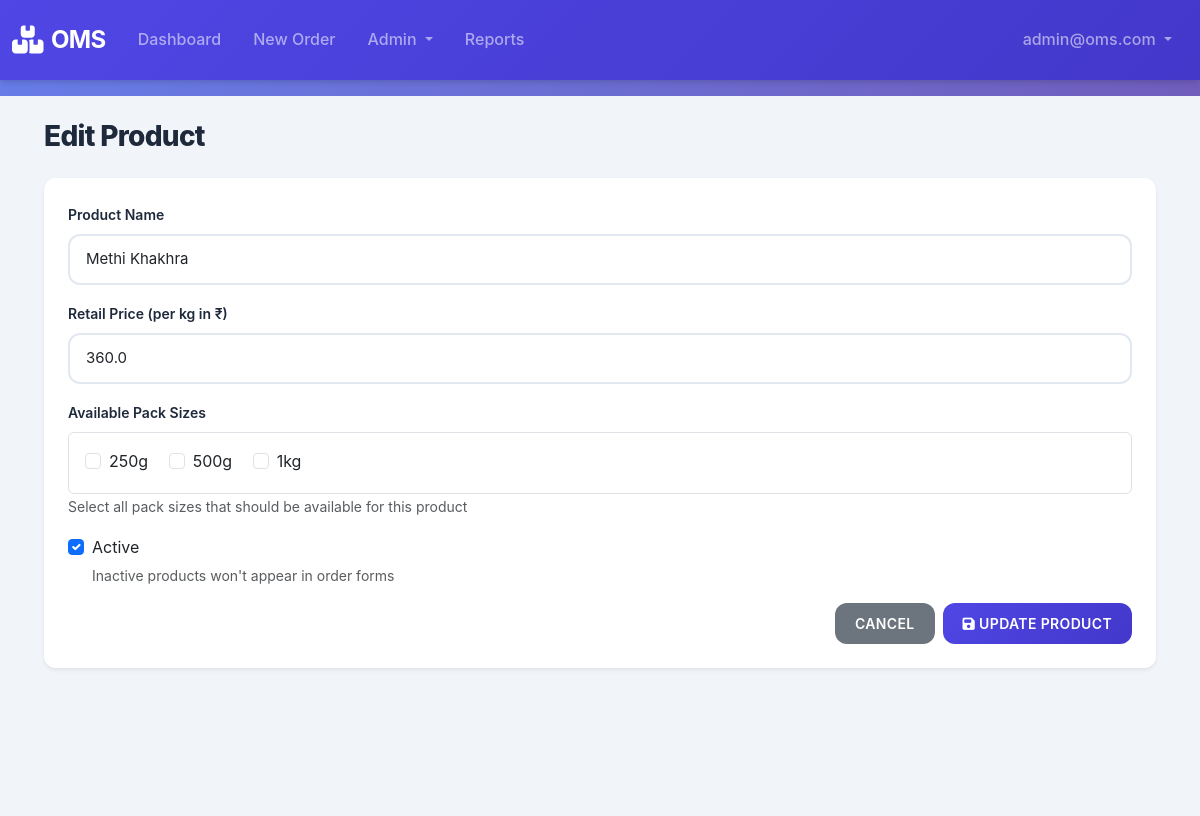
/product/4/edit (signed in), run on the app's committed database.
### models.py (models this page shows, shortened)
class User(UserMixin, db.Model):
    __tablename__ = 'users'
    id = db.Column(db.Integer, primary_key=True)
    email = db.Column(db.String(120), unique=True, nullable=False, index=True)
    password_hash = db.Column(db.String(256), nullable=False)
    role = db.Column(db.Enum('admin', 'order_taker'), nullable=False, default='order_taker')
    created_at = db.Column(db.DateTime, default=datetime.utcnow)
    orders_created = db.relationship('Order', backref='creator', lazy='dynamic')

class Product(db.Model):
    __tablename__ = 'products'
    id = db.Column(db.Integer, primary_key=True)
    name = db.Column(db.String(200), nullable=False, index=True)
    retail_price = db.Column(db.Float, nullable=False)
    pack_sizes = db.Column(db.Text, nullable=False)  # JSON string storing available sizes
    is_active = db.Column(db.Boolean, default=True)
    def get_pack_sizes(self):
        if self.pack_sizes:
            return json.loads(self.pack_sizes)
        return []

### app.py (the view, shortened to what this page needs)
    @app.route('/product/<int:product_id>/edit', methods=['GET', 'POST'])
    @login_required
    @role_required('admin')
    def edit_product(product_id):
        product = Product.query.get_or_404(product_id)
        return render_template('product_form.html', product=product)

### templates/product_form.html (shortened to what this page needs)
{% extends "base.html" %}
{% block content %}
<div class="container">
    <h1 class="h3 mb-4">{{ 'Edit' if product else 'Add' }} Product</h1>
    <div class="card shadow-sm">
        <div class="card-body">
            <form method="POST">
                <div class="mb-3">
                    <label for="name" class="form-label">Product Name</label>
                    <input type="text" class="form-control" id="name" name="name"
                           value="{{ product.name if product else '' }}" required>
                </div>
                <div class="mb-3">
                    <label for="retail_price" class="form-label">Retail Price (per kg in ₹)</label>
                    <input type="number" class="form-control" id="retail_price" name="retail_price"
                           value="{{ product.retail_price if product else '' }}" step="0.01" min="0" required>
                </div>
                <div class="mb-3">
                    <label class="form-label">Available Pack Sizes</label>
                    <div class="border rounded p-3">
                        <div class="form-check form-check-inline">
                            <input class="form-check-input" type="checkbox" name="pack_sizes" value="0.25" id="size_250"
                                   {% if product and 0.25 in product.get_pack_sizes() %}checked{% endif %}>
                            <label class="form-check-label" for="size_250">250g</label>
                        </div>
                        <div class="form-check form-check-inline">
                            <input class="form-check-input" type="checkbox" name="pack_sizes" value="0.5" id="size_500"
                                   {% if product and 0.5 in product.get_pack_sizes() %}checked{% endif %}>
                            <label class="form-check-label" for="size_500">500g</label>
                        </div>
                        <div class="form-check form-check-inline">
                            <input class="form-check-input" type="checkbox" name="pack_sizes" value="1.0" id="size_1kg"
                                   {% if product and 1.0 in product.get_pack_sizes() %}checked{% endif %}>
                            <label class="form-check-label" for="size_1kg">1kg</label>
                        </div>
                    </div>
                    <small class="text-muted">Select all pack sizes that should be available for this product</small>
                </div>
                {% if product %}
                <div class="mb-3 form-check">
                    <input type="checkbox" class="form-check-input" id="is_active" name="is_active"
                           {% if product.is_active %}checked{% endif %}>
                    <label class="form-check-label" for="is_active">Active</label>
                    <small class="form-text text-muted d-block">Inactive products won't appear in order forms</small>
                </div>
                {% endif %}
                <div class="d-grid gap-2 d-md-flex justify-content-md-end">
                    <a href="{{ url_for('manage_products') }}" class="btn btn-secondary">Cancel</a>
                    <button type="submit" class="btn btn-primary">
                        <i class="fas fa-save"></i> {{ 'Update' if product else 'Create' }} Product
                    </button>
                </div>
            </form>
        </div>
    </div>
</div>
{% endblock %}

### templates/base.html (shortened to what this page needs)
<!DOCTYPE html>
<html lang="en">
<head>
    <link href="https://cdn.jsdelivr.net/npm/bootstrap@5.3.0/dist/css/bootstrap.min.css" rel="stylesheet">
    <link rel="stylesheet" href="https://cdnjs.cloudflare.com/ajax/libs/font-awesome/6.4.0/css/all.min.css">
    <link rel="stylesheet" href="{{ url_for('static', filename='css/style.css') }}">
</head>
<body class="bg-light">
    {% if current_user.is_authenticated %}
    <nav class="navbar navbar-expand-lg navbar-dark bg-primary">
        <div class="container-fluid">
            <a class="navbar-brand" href="{{ url_for('dashboard') }}">
                <i class="fas fa-boxes"></i> OMS
            </a>
            <div class="collapse navbar-collapse" id="navbarNav">
                <ul class="navbar-nav me-auto">
                    <li class="nav-item">
                        <a class="nav-link" href="{{ url_for('dashboard') }}">Dashboard</a>
                    </li>
                    <li class="nav-item">
                        <a class="nav-link" href="{{ url_for('create_order') }}">New Order</a>
                    </li>
                    {% if current_user.role == 'admin' %}
                    <li class="nav-item dropdown">
                        <a class="nav-link dropdown-toggle" href="#" id="adminDropdown" role="button" data-bs-toggle="dropdown">
                            Admin
                        </a>
                    </li>
                    {% endif %}
                    <li class="nav-item">
                        <a class="nav-link" href="{{ url_for('reports') }}">Reports</a>
                    </li>
                </ul>
                <ul class="navbar-nav">
                    <li class="nav-item dropdown">
                        <a class="nav-link dropdown-toggle" href="#" id="userDropdown" role="button" data-bs-toggle="dropdown">
                            {{ current_user.email }}
                        </a>
                    </li>
                </ul>
            </div>
        </div>
    </nav>
    {% endif %}
    <main class="{% if current_user.is_authenticated %}container-fluid py-4{% endif %}">
        {% block content %}{% endblock %}
    </main>
</body>
</html>

### static/css/style.css (style rules this page uses)
:root { --primary-color: #4f46e5; --primary-dark: #4338ca; --secondary-color: #64748b; --success-color: #10b981; --warning-color: #f59e0b; --danger-color: #ef4444; --light-bg: #f1f5f9; --card-bg: #ffffff; --text-primary: #1e293b; --text-secondary: #64748b; --border-color: #e2e8f0; --shadow-sm: 0 1px 2px 0 rgba(0, 0, 0, 0.05); --shadow-md: 0 4px 6px -1px rgba(0, 0, 0, 0.1), 0 2px 4px -1px rgba(0, 0, 0, 0.06); --shadow-lg: 0 10px 15px -3px rgba(0, 0, 0, 0.1), 0 4px 6px -2px rgba(0, 0, 0, 0.05); --radius: 0.75rem; }
* { box-sizing: border-box; }
body { font-family: 'Inter', -apple-system, BlinkMacSystemFont, 'Segoe UI', Roboto, sans-serif; background: linear-gradient(135deg, #667eea 0%, #764ba2 100%); background-attachment: fixed; color: var(--text-primary); line-height: 1.6; }
.navbar { background: linear-gradient(135deg, var(--primary-color) 0%, var(--primary-dark) 100%) !important; box-shadow: var(--shadow-md); padding: 1rem 0; backdrop-filter: blur(10px); }
.navbar-brand { font-weight: 700; font-size: 1.5rem; letter-spacing: -0.025em; display: flex; align-items: center; gap: 0.5rem; }
.navbar-brand i { font-size: 1.75rem; }
.nav-link { font-weight: 500; padding: 0.5rem 1rem !important; border-radius: var(--radius); transition: all 0.2s ease; }
main.container-fluid { background-color: var(--light-bg); min-height: calc(100vh - 80px); padding: 2rem; }
.card { border: none; border-radius: var(--radius); box-shadow: var(--shadow-md); background: var(--card-bg); transition: all 0.3s ease; overflow: hidden; }
.card-body { padding: 1.5rem; }
.btn { border-radius: var(--radius); font-weight: 600; padding: 0.625rem 1.25rem; transition: all 0.2s ease; border: none; text-transform: uppercase; font-size: 0.875rem; letter-spacing: 0.025em; }
.btn-primary { background: linear-gradient(135deg, var(--primary-color) 0%, var(--primary-dark) 100%); }
.form-control, .form-select { border-radius: var(--radius); border: 2px solid var(--border-color); padding: 0.75rem 1rem; font-size: 0.9375rem; transition: all 0.2s ease; background-color: #fff; }
.form-label { font-weight: 600; color: var(--text-primary); margin-bottom: 0.5rem; font-size: 0.875rem; }
h1.h3 { font-weight: 800; color: var(--text-primary); letter-spacing: -0.025em; margin-bottom: 1.5rem; }
.card { animation: fadeIn 0.3s ease-out; }

### data on the page
User: email "admin@oms.com"
Product: name "Methi Khakhra", retail_price "360.0", is_active "☑"

### other printed values
{{ 'Edit' if product else 'Add' }} "Edit"
{{ 'Update' if product else 'Create' }} "UPDATE"
